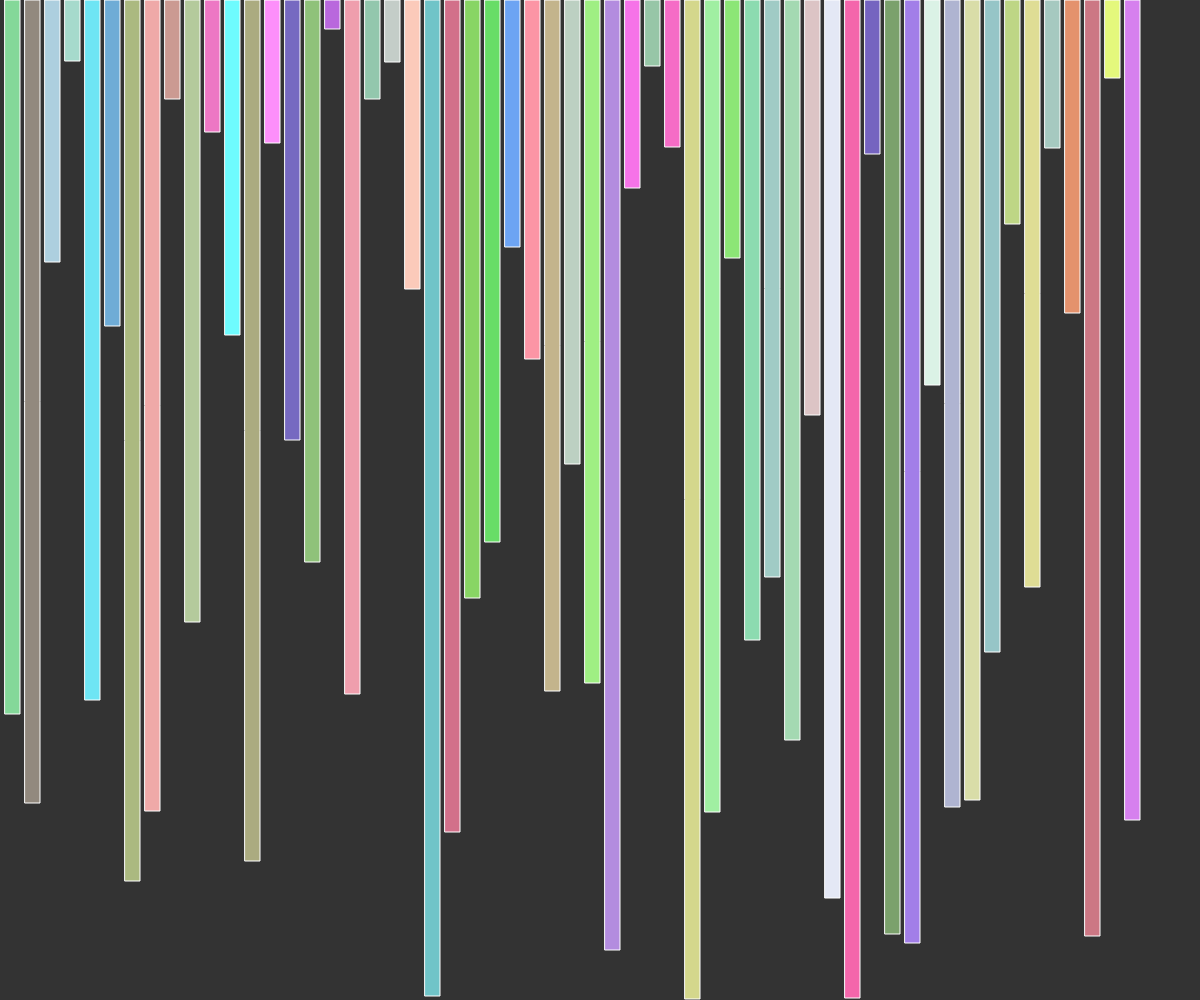
Frame 1 (no input)
Frame 60 (no input): identical to frame 1, image omitted
Frame 120 (the mouse pressed at the canvas centre since frame 60): identical to frame 1, image omitted

The p5.js sketch that drew this single still picture (run headless with seeded random() and noise() and a simulated clock; from frame 60 on, the mouse is pressed at the canvas centre):

// p5.js sketch
// ── sketch.js
var mergSort = null;
var start = false;
var datalist = null;
function data(value,rgb){
  this.value = value;
  this.rgb = rgb;
}


function getData(){
  
  datalist = []
  
  for(let i = 0; i < floor(innerWidth / 21); i++){
    let d = new data(
      floor(random(1,window.innerHeight)),
      [
        floor(random(100,255)),
        floor(random(100,255)),
        floor(random(100,255))
      ]
    );
    datalist.push(d);
  }
  mergSort = new MergSort(datalist);
}


function setup(){
  createCanvas(window.innerWidth, window.innerHeight);
  getData();
  mergSort.sort(0,datalist.length - 1);
}

function draw(){
  background(51);
  mergSort.display();
  if(mouseIsPressed){
    start = true;
  }
  if(start){
    
  }
  
}
// ── mergSort.js
class MergSort {
  constructor(datalist) {
    this.datalist = datalist;
    this.i = 0;
    this.j = this.i + 1;
    this.min = this.i;
  }

  display() {
    background(51);
    let x = 5;
    for (let i = 0; i < datalist.length; i++) {
      stroke(255);
      let color = datalist[i].rgb;
      fill(color[0], color[1], color[2]);
      rect(x, 0, 15, datalist[i].value);
      x += 20;
    }
  }

  sort(start, end) {

    if (start >= end) {
      return;
    }

    let m = start + parseInt((end-start) / 2);
    console.log(start + " " + end);
    this.sort(start, m);
    this.sort(m+1, end);
    this.merg(start, m, end);
    console.log(this.datalist);
  }

  merg(l, m, r) {

    let n1 = m - l + 1;
    let n2 = r - m;

    // Create temp arrays
    let L = new Array();
    let R = new Array();

    // Copy data to temp arrays L[] and R[]
    for (let i = 0; i < n1; i++)
      L[i] = this.datalist[l + i];

    for (let j = 0; j < n2; j++)
      R[j] = this.datalist[m + 1 + j];

    // Merge the temp arrays back into arr[l..r]
    // Initial index of first subarray
    let i = 0;

    // Initial index of second subarray
    let j = 0;
    // Initial index of merged subarray
    let k = l;
    while (i < n1 && j < n2) {
      if (L[i] <= R[j]) {
        this.datalist[k] = L[i];
        i++;
      } else {
        this.datalist[k] = R[j];
        j++;
      }
      k++;
    }
    // Copy the remaining elements of
    // L[], if there are any
    while (i < n1) {
      this.datalist[k] = L[i];
      i++;
      k++;
    }
    // Copy the remaining elements of
    // R[], if there are any
    while (j < n2) {
      this.datalist[k] = R[j];
      j++;
      k++;
    }
  }
}
